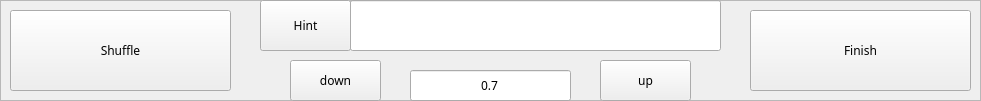
   <widget class="QFrame" name="frame">
    <property name="geometry">
     <rect>
      <x>30</x>
      <y>10</y>
      <width>981</width>
      <height>101</height>
     </rect>
    </property>
    <property name="frameShape">
     <enum>QFrame::StyledPanel</enum>
    </property>
    <property name="frameShadow">
     <enum>QFrame::Raised</enum>
    </property>
    <widget class="QLineEdit" name="pEdit">
     <property name="geometry">
      <rect>
       <x>410</x>
       <y>70</y>
       <width>161</width>
       <height>31</height>
      </rect>
     </property>
     <property name="font">
      <font>
       <family>GungSeo</family>
      </font>
     </property>
     <property name="text">
      <string>0.7</string>
     </property>
     <property name="alignment">
      <set>Qt::AlignCenter</set>
     </property>
    </widget>
    <widget class="QPushButton" name="finishButton">
     <property name="geometry">
      <rect>
       <x>750</x>
       <y>10</y>
       <width>221</width>
       <height>81</height>
      </rect>
     </property>
     <property name="sizePolicy">
      <sizepolicy hsizetype="Minimum" vsizetype="Expanding">
       <horstretch>0</horstretch>
       <verstretch>0</verstretch>
      </sizepolicy>
     </property>
     <property name="font">
      <font>
       <family>GungSeo</family>
      </font>
     </property>
     <property name="text">
      <string>Finish</string>
     </property>
    </widget>
    <widget class="QPushButton" name="shuffleButton">
     <property name="geometry">
      <rect>
       <x>10</x>
       <y>10</y>
       <width>221</width>
       <height>81</height>
      </rect>
     </property>
     <property name="sizePolicy">
      <sizepolicy hsizetype="Minimum" vsizetype="Expanding">
       <horstretch>0</horstretch>
       <verstretch>0</verstretch>
      </sizepolicy>
     </property>
     <property name="font">
      <font>
       <family>GungSeo</family>
      </font>
     </property>
     <property name="text">
      <string>Shuffle</string>
     </property>
    </widget>
    <widget class="QPushButton" name="downButton">
     <property name="geometry">
      <rect>
       <x>290</x>
       <y>60</y>
       <width>91</width>
       <height>41</height>
      </rect>
     </property>
     <property name="sizePolicy">
      <sizepolicy hsizetype="Minimum" vsizetype="Expanding">
       <horstretch>0</horstretch>
       <verstretch>0</verstretch>
      </sizepolicy>
     </property>
     <property name="font">
      <font>
       <family>GungSeo</family>
      </font>
     </property>
     <property name="text">
      <string>down</string>
     </property>
    </widget>
    <widget class="QPushButton" name="upButton">
     <property name="geometry">
      <rect>
       <x>600</x>
       <y>60</y>
       <width>91</width>
       <height>41</height>
      </rect>
     </property>
     <property name="sizePolicy">
      <sizepolicy hsizetype="Minimum" vsizetype="Expanding">
       <horstretch>0</horstretch>
       <verstretch>0</verstretch>
      </sizepolicy>
     </property>
     <property name="font">
      <font>
       <family>GungSeo</family>
      </font>
     </property>
     <property name="text">
      <string>up</string>
     </property>
    </widget>
    <widget class="QPushButton" name="hintButton">
     <property name="geometry">
      <rect>
       <x>260</x>
       <y>0</y>
       <width>91</width>
       <height>51</height>
      </rect>
     </property>
     <property name="sizePolicy">
      <sizepolicy hsizetype="Minimum" vsizetype="Expanding">
       <horstretch>0</horstretch>
       <verstretch>0</verstretch>
      </sizepolicy>
     </property>
     <property name="font">
      <font>
       <family>GungSeo</family>
      </font>
     </property>
     <property name="text">
      <string>Hint</string>
     </property>
    </widget>
    <widget class="QLineEdit" name="countEdit">
     <property name="geometry">
      <rect>
       <x>350</x>
       <y>0</y>
       <width>371</width>
       <height>51</height>
      </rect>
     </property>
     <property name="font">
      <font>
       <family>GungSeo</family>
      </font>
     </property>
     <property name="text">
      <string/>
     </property>
     <property name="alignment">
      <set>Qt::AlignCenter</set>
     </property>
    </widget>
   </widget>
